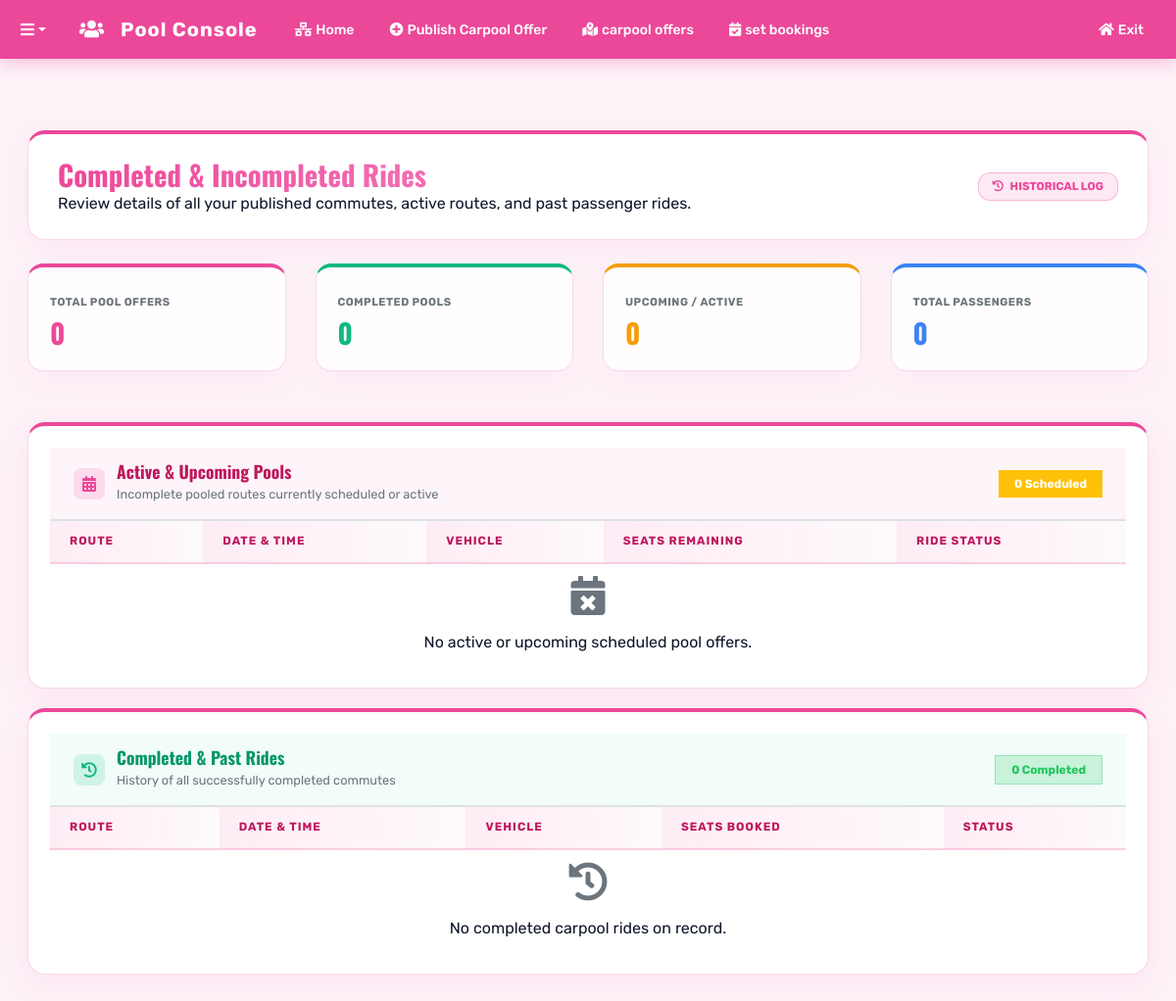
The app's page /portal/carpool/completed/ (signed in), older data.
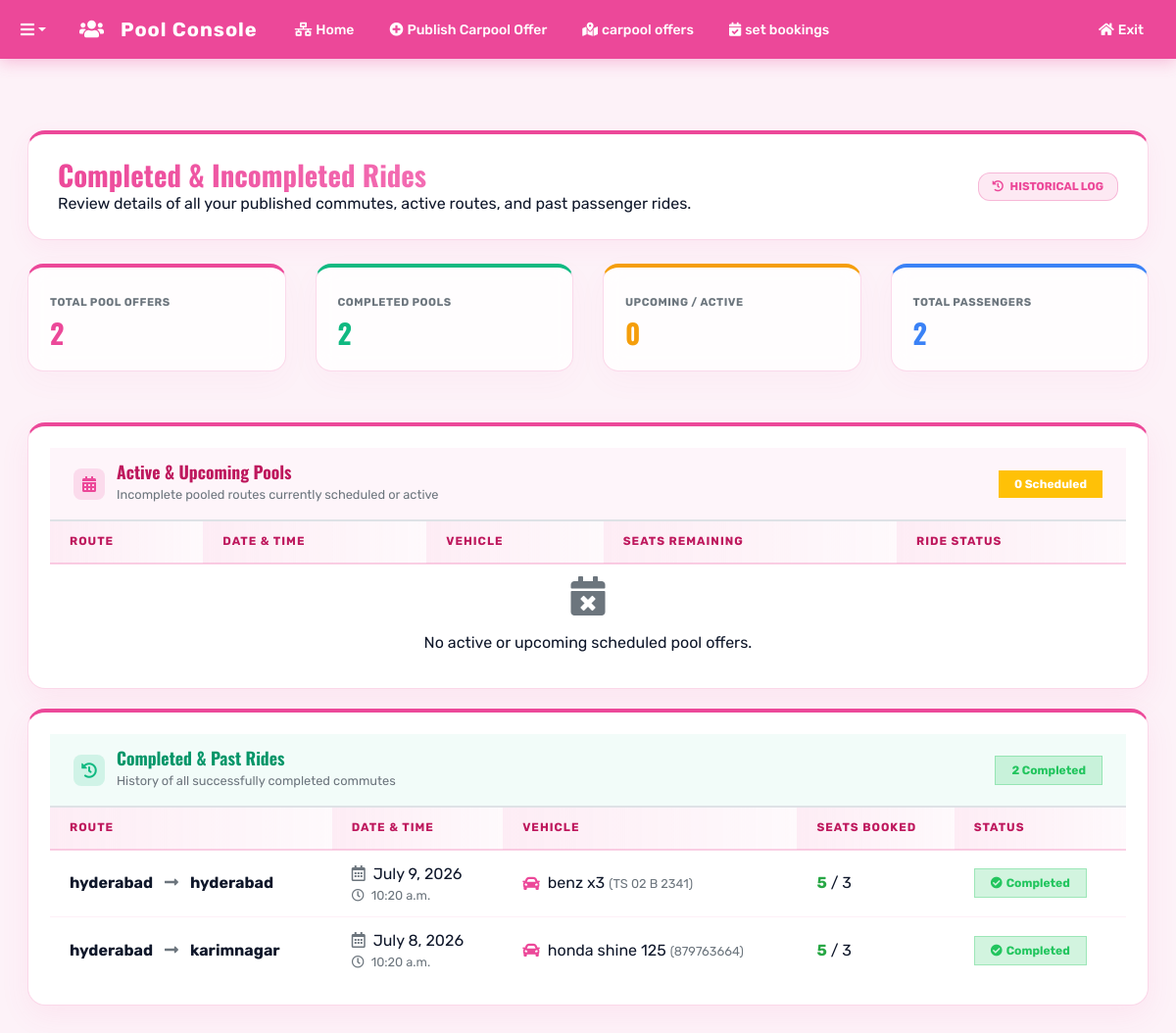
The same page, newer data.
### myapp/models.py (models this page shows, shortened)
class CarpoolOffer(models.Model):
    host = models.ForeignKey(User, on_delete=models.CASCADE, related_name='hosted_carpools')
    vehicle_name = models.CharField(max_length=100)
    vehicle_number = models.CharField(max_length=20)
    start_location = models.CharField(max_length=255)
    destination = models.CharField(max_length=255)
    date = models.DateField()
    time = models.TimeField()
    total_seats = models.IntegerField()
    available_seats = models.IntegerField()
    plans_free_booking = models.BooleanField(default=True)
    vehicle_type = models.CharField(max_length=20, default='car')
    price = models.IntegerField(default=0)
    status = models.CharField(
        max_length=20,
        choices=[
            ('Upcoming', 'Upcoming'),
            ('In_Progress', 'In Progress'),
            ('Completed', 'Completed'),
            ('Cancelled', 'Cancelled')
        ],
        default='Upcoming'
    )
    created_at = models.DateTimeField(auto_now_add=True)

### myapp/views.py (the view)
# urls.py: path('portal/carpool/completed/', portal_carpool_completed_view, name='portal_carpool_completed'),
@login_required
def portal_carpool_completed_view(request):
    if request.session.get('portal_role') != 'carpool':
        request.session['portal_role'] = 'carpool'
    import datetime
    today = datetime.date.today()
    completed_offers = CarpoolOffer.objects.filter(
        host=request.user
    ).filter(
        Q(date__lt=today) | Q(status__in=['Completed', 'Cancelled'])
    ).order_by('-date', '-time')
    upcoming_offers = CarpoolOffer.objects.filter(
        host=request.user
    ).exclude(
        status__in=['Completed', 'Cancelled']
    ).filter(
        date__gte=today
    ).order_by('date', 'time')
    total_hosted = CarpoolOffer.objects.filter(host=request.user).count()
    total_completed = completed_offers.count()
    total_upcoming = upcoming_offers.count()
    total_passengers = CarpoolSeatBooking.objects.filter(
        carpool__host=request.user,
        status='Approved'
    ).count()
    context = {
        'completed_offers': completed_offers,
        'upcoming_offers': upcoming_offers,
        'total_hosted': total_hosted,
        'total_completed': total_completed,
        'total_upcoming': total_upcoming,
        'total_passengers': total_passengers,
        'today': today,
    }
    return render(request, 'portal_carpool_completed.html', context)

### templates/portal_carpool_completed.html (shortened to what the changed rows need)
{% load static %}
<!DOCTYPE html>
<html lang="en">
<head>
    <link href="https://cdnjs.cloudflare.com/ajax/libs/font-awesome/5.15.0/css/all.min.css" rel="stylesheet">
    <link rel="stylesheet" href="{% static 'css/bootstrap.min-1.css'%}">
    <link rel="stylesheet" href="{% static 'css/premium_home.css' %}">
</head>
<body>
    <div class="container py-5">
        <div class="portal-section-container p-5 mb-5 text-left">
            <div class="d-flex justify-content-between align-items-center flex-wrap gap-2">
                <div>
                    <h1 class="font-weight-bold outfit-font mb-0 text-title shimmer-text" style="font-size: 1.8rem;">Completed & Incompleted Rides</h1>
                </div>
            </div>
        </div>
        <div class="row mb-4">
            <div class="col-md-3 mb-2">
                <div class="glass-card stat-card text-left">
                    <small class="text-muted text-uppercase font-weight-bold" style="font-size: 0.7rem; letter-spacing: 0.5px;">Total Pool Offers</small>
                    <h3 class="font-weight-bold mb-0 mt-1" style="color: #ec4899;">{{ total_hosted }}</h3>
                </div>
            </div>
            <div class="col-md-3 mb-2">
                <div class="glass-card stat-card text-left" style="border-top-color: #10b981;">
                    <small class="text-muted text-uppercase font-weight-bold" style="font-size: 0.7rem; letter-spacing: 0.5px;">Completed Pools</small>
                    <h3 class="font-weight-bold mb-0 mt-1" style="color: #10b981;">{{ total_completed }}</h3>
                </div>
            </div>
            <div class="col-md-3 mb-2">
                <div class="glass-card stat-card text-left" style="border-top-color: #3b82f6;">
                    <small class="text-muted text-uppercase font-weight-bold" style="font-size: 0.7rem; letter-spacing: 0.5px;">Total Passengers</small>
                    <h3 class="font-weight-bold mb-0 mt-1" style="color: #3b82f6;">{{ total_passengers }}</h3>
                </div>
            </div>
        </div>
        <div class="glass-card p-0 table-container mb-5 text-left">
            <div class="table-responsive">
                <table class="table admin-table mb-0">
                    <thead>
                        <tr>
                            <th>Route</th>
                            <th>Date &amp; Time</th>
                            <th>Vehicle</th>
                            <th>Seats Remaining</th>
                            <th>Ride Status</th>
                        </tr>
                    </thead>
                </table>
            </div>
        </div>
        <div class="glass-card p-0 table-container text-left">
            <div class="p-4 d-flex align-items-center justify-content-between border-bottom" style="background: rgba(16, 185, 129, 0.05);">
                <div class="d-flex align-items-center">
                    <div style="width: 32px; height: 32px; border-radius: 8px; background: rgba(16, 185, 129, 0.15); display: flex; align-items: center; justify-content: center; margin-right: 12px;">
                    </div>
                    <div>
                    </div>
                </div>
                <span class="badge badge-success px-3 py-2 font-weight-bold">{{ completed_offers.count }} Completed</span>
            </div>
            <div class="table-responsive">
                <table class="table admin-table mb-0">
                    <thead>
                        <tr>
                            <th>Route</th>
                            <th>Date &amp; Time</th>
                            <th>Vehicle</th>
                            <th>Seats Booked</th>
                            <th>Status</th>
                        </tr>
                    </thead>
                    <tbody>
                        {% for o in completed_offers %}
                        <tr>
                            <td>
                                <strong class="text-title">{{ o.start_location }}</strong>
                                <i class="fas fa-long-arrow-alt-right mx-2 text-muted"></i>
                                <strong class="text-title">{{ o.destination }}</strong>
                            </td>
                            <td>
                                <div class="d-flex flex-column">
                                    <span><i class="far fa-calendar-alt text-muted mr-1"></i> {{ o.date }}</span>
                                    <small class="text-muted"><i class="far fa-clock mr-1"></i> {{ o.time }}</small>
                                </div>
                            </td>
                            <td>
                                <div class="d-flex align-items-center">
                                    {% if o.vehicle_type == 'bike' %}
                                    <i class="fas fa-motorcycle text-warning mr-2" style="font-size: 1.1rem;"></i>
                                    {% else %}
                                    <i class="fas fa-car text-pink mr-2" style="font-size: 1.1rem; color: #ec4899;"></i>
                                    {% endif %}
                                    <span>{{ o.vehicle_name }} <small class="text-muted">({{ o.vehicle_number }})</small></span>
                                </div>
                            </td>
                            <td>
                                <strong class="text-success">{{ o.total_seats|add:o.available_seats }}</strong> / {{ o.total_seats }}
                            </td>
                            <td>
                                <span class="badge badge-success px-3 py-2 font-weight-bold"><i class="fas fa-check-circle mr-1"></i>Completed</span>
                            </td>
                        </tr>
                        {% empty %}
                        <tr>
                            <td colspan="5" class="text-center py-5 text-subtitle">
                                <i class="fas fa-history mb-3 d-block text-muted" style="font-size: 2.5rem;"></i>
                                No completed carpool rides on record.
                            </td>
                        </tr>
                        {% endfor %}
                    </tbody>
                </table>
            </div>
        </div>
    </div>
</body>
</html>

Row changes from the older to the newer data that the page shows:
added CarpoolOffer: start_location "hyderabad", destination "hyderabad", date "July 9, 2026", time "10:20 a.m.", vehicle_type "car" (drawn), vehicle_name "benz x3", vehicle_number "TS 02 B 2341", total_seats|add "5", total_seats "3"
added CarpoolOffer: start_location "hyderabad", destination "karimnagar", date "July 8, 2026", time "10:20 a.m.", vehicle_type "car" (drawn), vehicle_name "honda shine 125", vehicle_number "879763664", total_seats|add "5", total_seats "3"
Text that changed along with them:
{{ total_hosted }}: "0" → "2"
{{ total_completed }}: "0" → "2"
{{ total_passengers }}: "0" → "2"
{{ completed_offers.count }}: "0" → "2"
text no longer shown: "No completed carpool rides on record."
